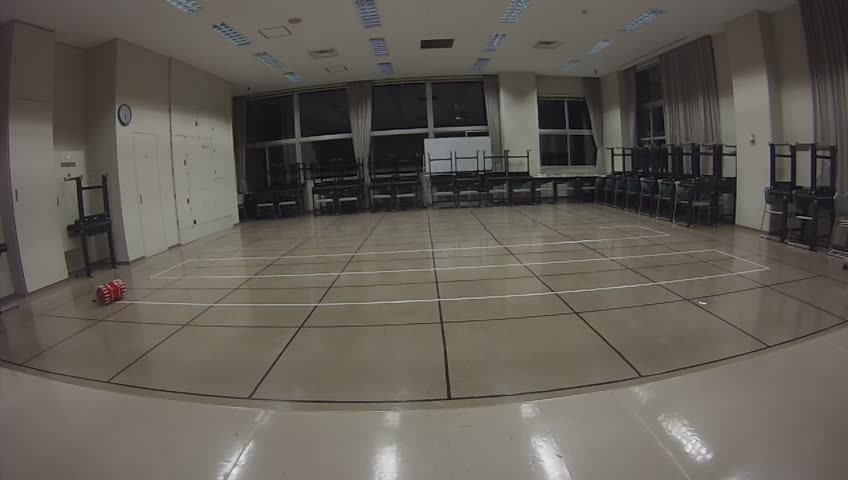
//> input picture 2016_11_9/1.jpg, 848 x 480 px
$ ./main   (built with g++ and OpenCV 4)
//> lines starting //> are read from the running program, lines starting //| are printed output that depends on the picture; after the words box and inside, x2 and y2 are one past the last pixel; in counts of white or black regions, pixels touching at a corner belong together
/*
2016.11.13
・　画像のサイズとフィールドの大きさを指定する変数が同じものを使用していたため内外領域がおかしくなっていたので変数を分けた．（Line 20~21）
・　フィールドの大きさを入力するように変更．(Line 54~57)
・　内外判定領域が入力したフィールドの大きさに正しく対応できるように修正. (Line 242~245)
*/

#include <iostream>
#include <vector>
#include <fstream>

#include <opencv2/core/core.hpp>
#include <opencv2/imgproc/imgproc.hpp>
#include <opencv2/highgui/highgui.hpp>
#include <opencv2/opencv.hpp>

static const int src_img_rows = 600;		//画像の幅
static const int src_img_cols = 600;		//画像の高さ

int depth;									//フィールドの奥行き
int width;									//フィールドの幅

static const double R = 1;
static const double G = 0.5;
static const double B = 0;

static const int m = 1;

static const int THRESH = 40; //しきい値

using namespace cv;
using namespace std;

void onTrackbarChanged(int thres, void*);
Point2i calculate_center(Mat);
void getCoordinates(int event, int x, int y, int flags, void* param);
Mat undist(Mat);
double get_points_distance(Point2i, Point2i);

Mat image1;
Mat src_img;
ofstream fout("out");
Mat element = Mat::ones(3, 3, CV_8UC1); //追加　3×3の行列で要素はすべて1　dilate処理に必要な行列
int Ax, Ay, Bx, By, Cx, Cy, Dx, Dy;
int Tr, Tg, Tb;
Point2i pre_point;


//ofstream fout2("out2") ;

int main(int argc, char *argv[])
{

	cout << "please type width and depth of field (m)" <<endl << "width : ";
	cin >> width;
//> the answer given: 100
	cout << "depth : ";
	cin >> depth;
//> the answer given: 3

	/*
	ffmpgで動画から画像を切り出す方法

	ffmpeg -i [ 変換したい動画 ] -r [ 枚数 ] -f image2 %d.jpg
	-r [ 枚数 ] : 1秒あたり何枚抜き出すか

	*/

	//  Mat in_img = imread("./Picture/78.JPG");

	for (int i = 1; i <= 212; i++){

		// [6 lines of commented-out code are left out]

		string string = "2016_11_9/1.JPG";

		Mat in_img = imread(string);
//> in_img is the input picture: 480 rows x 848 cols, CV_8UC3; mean B, G, R 85.2, 92.8, 97.5
		if (in_img.empty()) return -1;

		// in_img = undist(in_img) ; //カメラの歪みをとる(GoPro魚眼)


		//画像をリサイズ(大きすぎるとディスプレイに入りらないため)
		resize(in_img, src_img, Size(src_img_cols, src_img_rows), CV_8UC3);
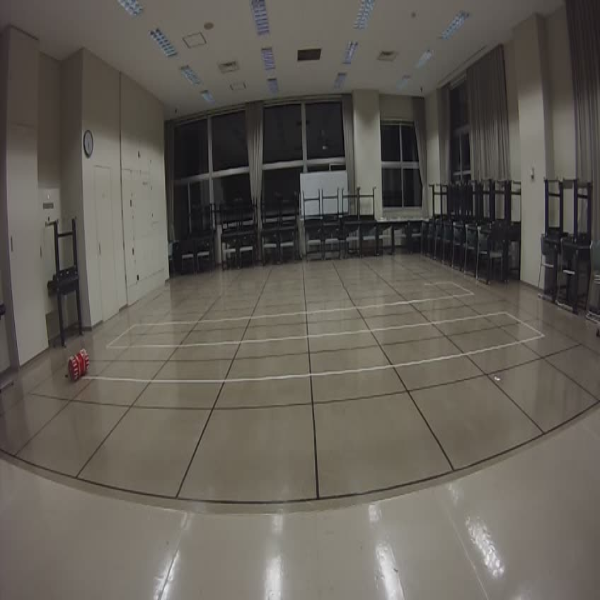
//> src_img: 600 rows x 600 cols, CV_8UC3; mean B, G, R 85.2, 92.7, 97.5


		if (i == 1){
			//------------------座標取得-----------------------------------------------
			namedWindow("getCoordinates");
			imshow("getCoordinates", src_img);
			cvSetMouseCallback("getCoordinates", getCoordinates, NULL); //変換したい四角形の四隅の座標をとる(クリック)
			waitKey(0);
			destroyAllWindows();
		}

		//------------------透視変換-----------------------------------------------
		Point2f pts1[] = { Point2f(Ax, Ay), Point2f(Bx, By),
			Point2f(Cx, Cy), Point2f(Dx, Dy) };

		Point2f pts2[] = { Point2f(0, src_img_rows), Point2f(0, 0),
			Point2f(src_img_cols, 0), Point2f(src_img_cols, src_img_rows) };

		// 透視変換行列を計算
		Mat perspective_matrix = getPerspectiveTransform(pts1, pts2);
		Mat dst_img;

		//---------------------表示部分----------------------------------------------

		Mat img_wl = src_img;

		//選択した四隅を線で結ぶ
		line(img_wl, Point(Ax, Ay), Point(Bx, By), Scalar(200, 0, 0), 3);
//> img_wl: 600 rows x 600 cols, CV_8UC3; 6 pixels changed, all inside (x1, y1, x2, y2) = (0, 0, 3, 3)
		line(img_wl, Point(Bx, By), Point(Cx, Cy), Scalar(0, 200, 0), 3);
//> img_wl: 600 rows x 600 cols, CV_8UC3; mean B, G, R 85.2, 92.7, 97.5
		line(img_wl, Point(Cx, Cy), Point(Dx, Dy), Scalar(200, 0, 0), 3);
		line(img_wl, Point(Dx, Dy), Point(Ax, Ay), Scalar(0, 200, 0), 3);

		imshow("drawing", img_wl);

		// 変換
		warpPerspective(src_img, dst_img, perspective_matrix, src_img.size(), INTER_LINEAR);
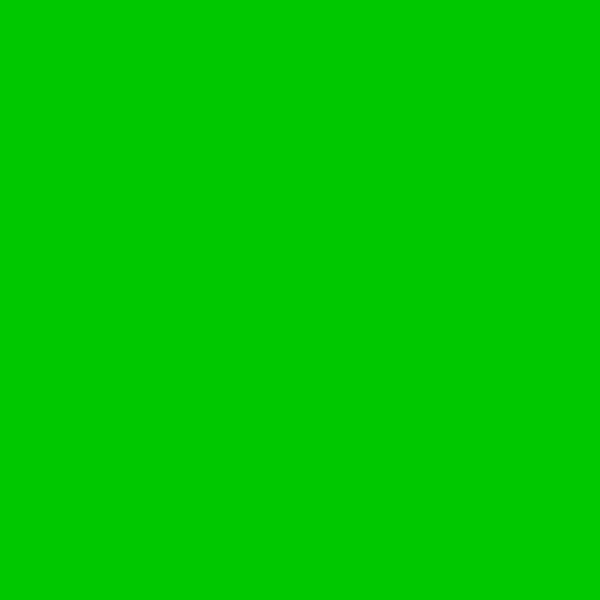
//> dst_img: 600 rows x 600 cols, CV_8UC3; mean B, G, R 0, 200, 0


		// 変換前後の座標を描画
		line(src_img, pts1[0], pts1[1], Scalar(255, 0, 255), 2, CV_AA);
//> src_img: 600 rows x 600 cols, CV_8UC3; mean B, G, R 85.2, 92.7, 97.5
		line(src_img, pts1[1], pts1[2], Scalar(255, 255, 0), 2, CV_AA);
//> src_img: 600 rows x 600 cols, CV_8UC3; mean B, G, R 85.2, 92.7, 97.5
		line(src_img, pts1[2], pts1[3], Scalar(255, 255, 0), 2, CV_AA);
//> src_img: 600 rows x 600 cols, CV_8UC3; mean B, G, R 85.2, 92.7, 97.5
		line(src_img, pts1[3], pts1[0], Scalar(255, 255, 0), 2, CV_AA);
//> src_img: 600 rows x 600 cols, CV_8UC3; mean B, G, R 85.2, 92.7, 97.5
		line(src_img, pts2[0], pts2[1], Scalar(255, 0, 255), 2, CV_AA);
		line(src_img, pts2[1], pts2[2], Scalar(255, 255, 0), 2, CV_AA);
		line(src_img, pts2[2], pts2[3], Scalar(255, 255, 0), 2, CV_AA);
		line(src_img, pts2[3], pts2[0], Scalar(255, 255, 0), 2, CV_AA);
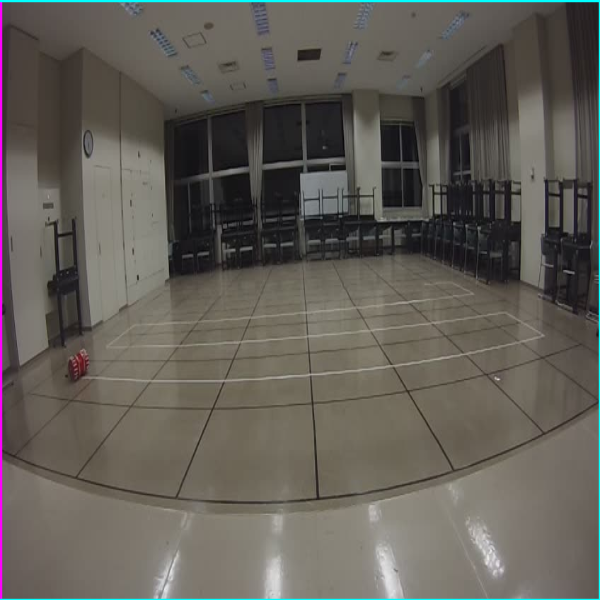
//> src_img: 600 rows x 600 cols, CV_8UC3; mean B, G, R 87.2, 93.7, 97.4

		//--------------------グレースケール化---------------------------------------
		//(1) cvtcolor利用
		cvtColor(dst_img, image1, CV_BGR2GRAY);
//> image1: 600 rows x 600 cols, CV_8UC1; every value is 117
		// [20 lines of commented-out code are left out]
		if (i == 1){
			namedWindow("binari");
			int value = 0;
			createTrackbar("value", "binari", &value, 255, onTrackbarChanged);
			setTrackbarPos("value", "binari", 128);
//> in onTrackbarChanged, `threshold(image1, image2, thres, 255, THRESH_BINARY);`: image2: 600 rows x 600 cols, CV_8UC1; every value is 0
		}

		Mat binari_2;

		// [44 lines of commented-out code are left out]
		threshold(image1, binari_2, THRESH, 255, THRESH_BINARY);
//> binari_2: 600 rows x 600 cols, CV_8UC1; every value is 255
		binari_2 = ~binari_2;//ネガポジ
		dilate(binari_2, binari_2, element, Point(-1, -1), 3); //膨張処理3回 最後の引数で回数を設定
//> element = [[1, 1, 1], [1, 1, 1], [1, 1, 1]]

		//---------------------重心取得---------------------------------------------
		Point2i point = calculate_center(binari_2);//momentで白色部分の重心を求める
//> in calculate_center, `Moments moment = moments(gray, true);`: moment = moments, m00 0
//> point = Point(0, 0)
		cout << "posion: " << point.x << " " << point.y << endl;
//| posion: 0 0
		if (point.x != 0){
			fout << point.x << " " << src_img_rows - point.y << endl;
		}

		// 画像，円の中心座標，半径，色，線太さ，種類(-1, CV_AAは塗りつぶし)
		circle(dst_img, Point(point.x, point.y), 5, Scalar(0, 0, 200), -1, CV_AA);
//> dst_img: 600 rows x 600 cols, CV_8UC3; 38 pixels changed, all inside (x1, y1, x2, y2) = (0, 0, 7, 7)

		//---------------------変換後の画像に1m四方の升目形成----------------------------

		imshow("dst_img", dst_img);

		Mat Eximg = dst_img;
		double w = (double)src_img_cols / (double)width;
		double d = (double)src_img_rows / (double)depth;

		for (double i = 0; i <= src_img_cols; i += 100*w){
			for (double j = 0; j <= src_img_rows; j += 100*d){
				line(Eximg, Point(i, j), Point(i, width), Scalar(200, 200, 200), 3);
				line(Eximg, Point(i, j), Point(depth, j), Scalar(200, 200, 200), 3);
			}
		}
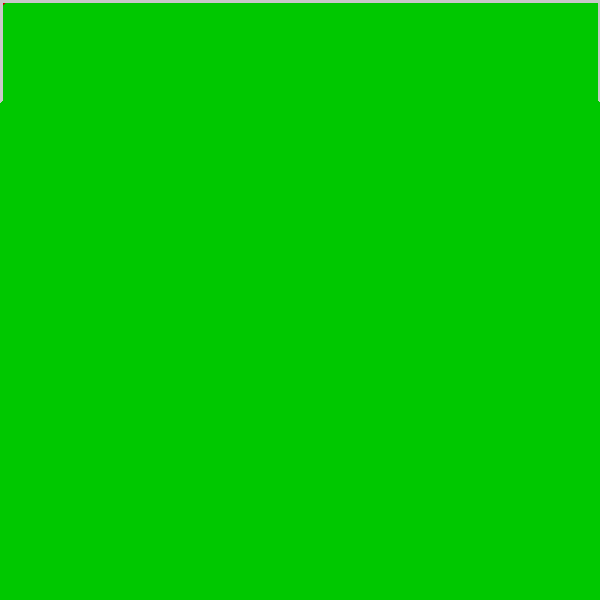
//> Eximg: 600 rows x 600 cols, CV_8UC3; mean B, G, R 1.3, 200, 1.3

		//内側領域と外側領域の作成
		line(Eximg, Point(100*w, 100*d), Point(100*w, (depth-100)*d), Scalar(200, 0, 0), 2);
		line(Eximg, Point(100*w, 100*d), Point((width-100)*w, 100*d), Scalar(200, 0, 0), 2);
		line(Eximg, Point((width-100)*w, 100*d), Point((width-100)*w,(depth-100)*d), Scalar(200, 0, 0), 2);
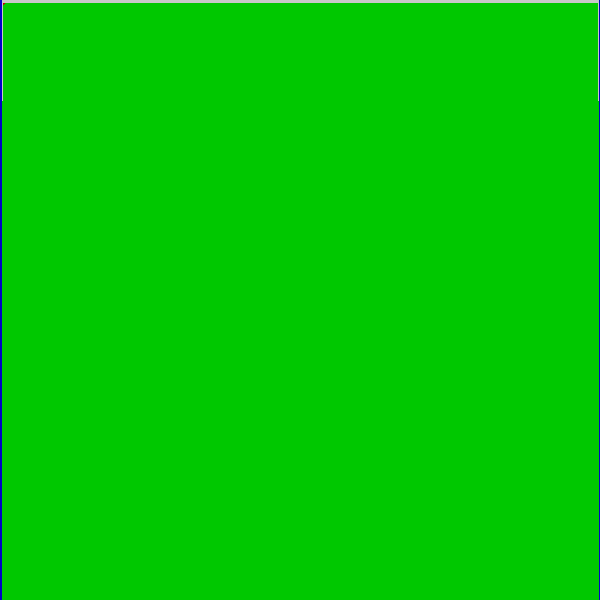
//> Eximg: 600 rows x 600 cols, CV_8UC3; mean B, G, R 2.1, 199, 1.1
		line(Eximg, Point(100*w,(depth-100)*d), Point((width - 100)*w, (depth - 100)*d), Scalar(200, 0, 0), 2);
		/*
		line(Eximg, Point(0, 0), Point(0, src_img_cols), Scalar(0, 0, 0), CV_AA);
		line(Eximg, Point(0, 0), Point(src_img_rows, 0), Scalar(0, 0, 0), CV_AA);
		line(Eximg, Point(src_img_rows+100, 0), Point(src_img_rows+100, src_img_cols), Scalar(0, 0, 0), CV_AA);
		line(Eximg, Point(0, src_img_cols), Point(src_img_rows, src_img_cols), Scalar(0, 0, 0), CV_AA);
		*/


		//---------------------表示部分----------------------------------------------
		Mat base(src_img_rows, src_img_cols * 2, CV_8UC3);
		Mat roi1(base, Rect(0, 0, src_img.cols, src_img.rows));
		src_img.copyTo(roi1);
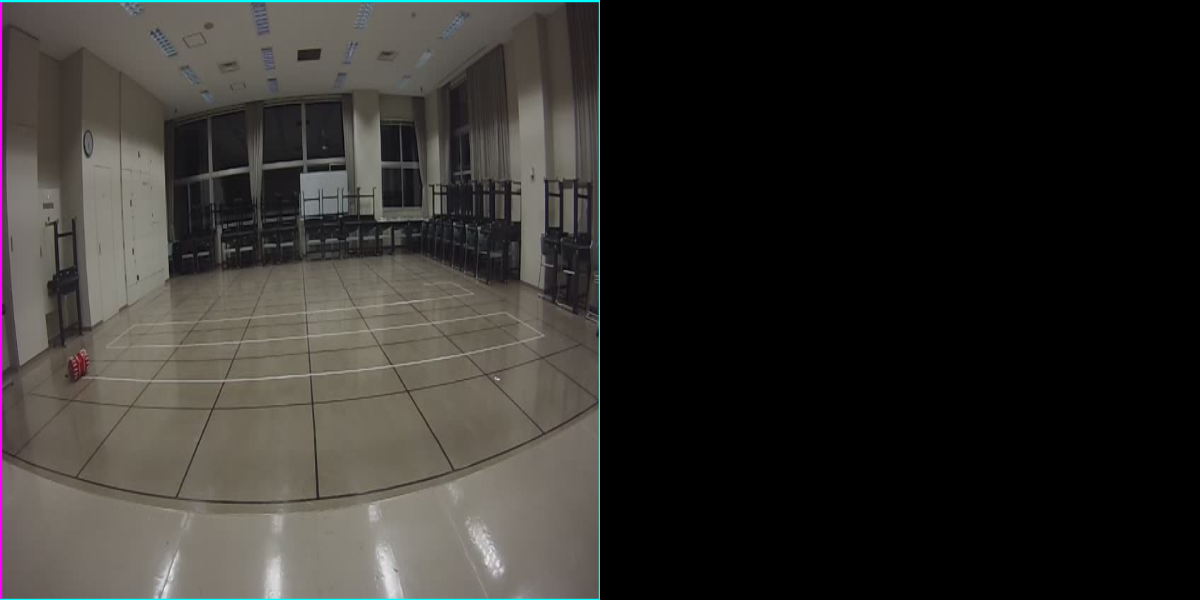
//> base: 600 rows x 1200 cols, CV_8UC3; mean B, G, R 43.6, 46.9, 48.7
		Mat roi2(base, Rect(dst_img.cols, 0, dst_img.cols, dst_img.rows));
//> roi2: 600 rows x 600 cols, CV_8UC3; every value is 0
		dst_img.copyTo(roi2);
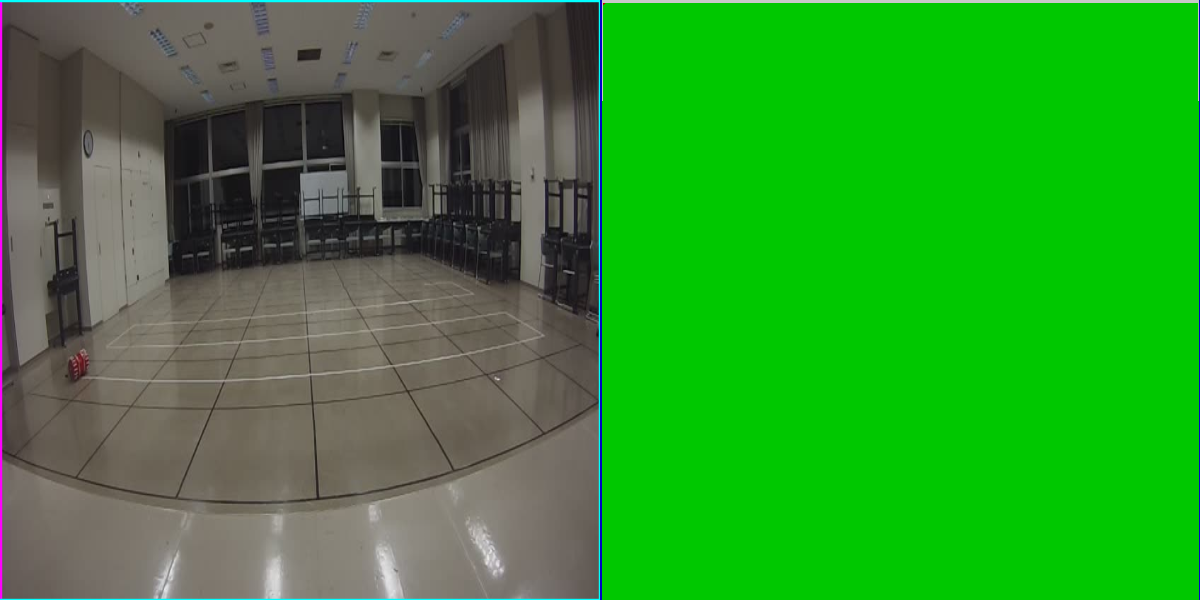
//> base: 600 rows x 1200 cols, CV_8UC3; mean B, G, R 44.6, 146.4, 49.2


		if (i == 1){
			// [14 lines of commented-out code are left out]

			namedWindow("extraction area");
			imshow("extraction area",Eximg);

			waitKey(0);
			destroyAllWindows();
		}
		// [5 lines of commented-out code are left out]

	}
	fout.close();
	//fout2.close() ;
}

// [5 lines left out: function get_points_distance, not called in this run]

void onTrackbarChanged(int thres, void*)
{

	Mat image2;
	threshold(image1, image2, thres, 255, THRESH_BINARY);

	imshow("binari", image2);

}

Point2i calculate_center(Mat gray)
{

	Point2i center = Point2i(0, 0);
	Moments moment = moments(gray, true);

	if (moment.m00 != 0)
	{
		center.x = (int)(moment.m10 / moment.m00);
		center.y = (int)(moment.m01 / moment.m00);
	}

	return center;
}

// [59 lines left out: functions getCoordinates, undist, not called in this run]
